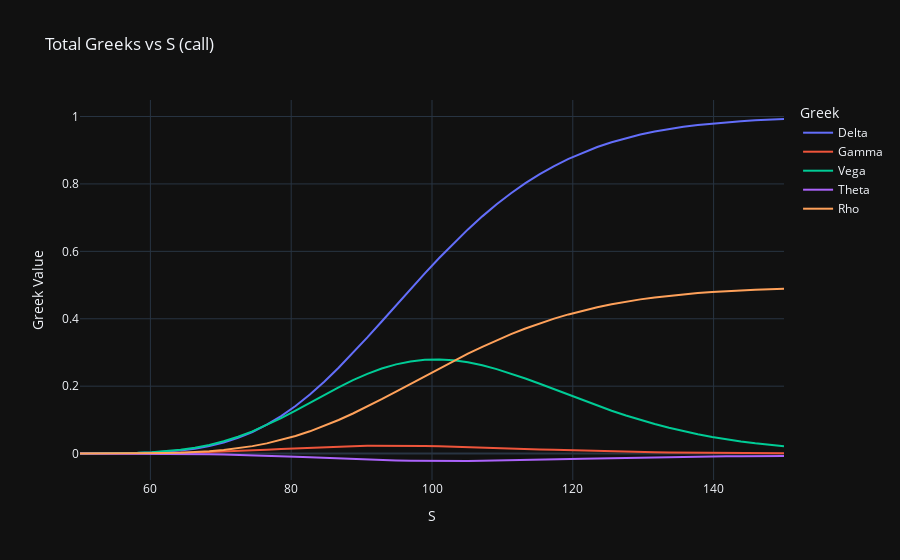
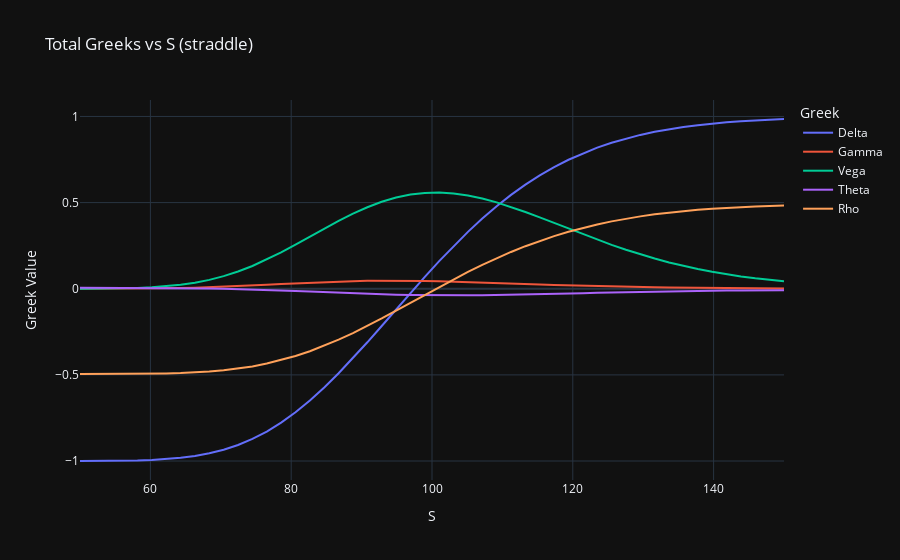
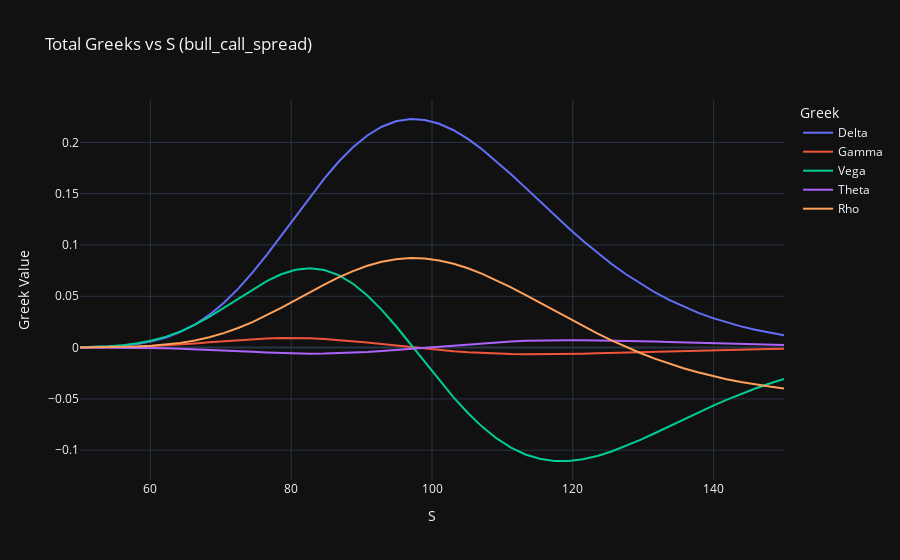

The notebook cell these images were saved under, in order:
### Code cell
# Exemple 1 : Call simple
call = EuropeanOption(S=100, K=100, T=0.5, r=0.02, sigma=0.25, option_type="call")
call.plot_greeks(x_axis="S")

# Exemple 2 : Straddle
straddle = EuropeanOption(S=100, K=[100], T=0.5, r=0.02, sigma=0.25, derivatives="straddle")
straddle.plot_greeks(x_axis="S")

# Exemple 3 : Bull Call Spread
spread = EuropeanOption(S=100, K=[95, 105], T=0.5, r=0.02, sigma=0.25, derivatives="bull_call_spread")
spread.plot_greeks(x_axis="S")
